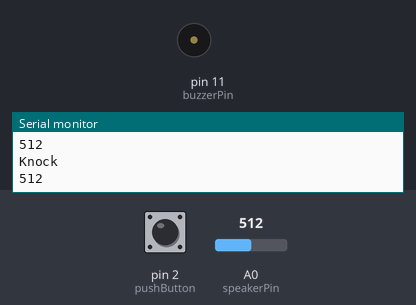
Recording of a sketch running on a simulated Arduino Uno, built with avr-gcc and run on an emulated ATmega328P. On the bench: buzzer (waves = sounding), the last lines printed to the serial monitor. Inputs (shaded band) come from the test bench; at power-on: A0 (speakerPin) = 512, pin 2 (pushButton) HIGH.

Above: at 1.2 s.
1.3 s: A0 (speakerPin) set to 0
4.3 s: pin 2 (pushButton) pulled LOW for 0.15 s
7.4 s: pin 2 (pushButton) pulled LOW for 1 s
At 11.35 s:
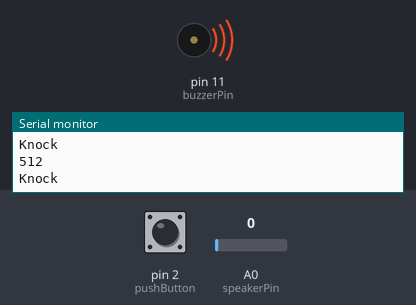
11.4 s: pin 2 (pushButton) pulled LOW for 3.2 s
At 11.7 s:
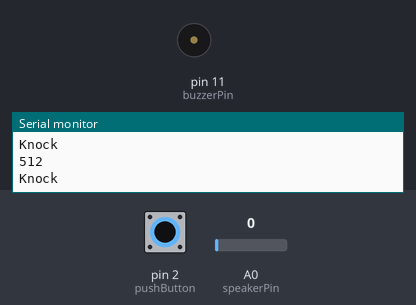
Timing chart, 0 to 17.8 s (numbered marks = the images above; inputs shaded):
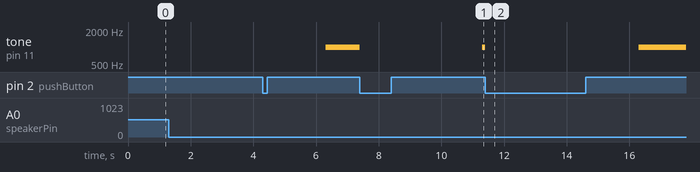

Measured:
- after the input at 7.4 s, tone on pin 11 (buzzerPin): 1000 Hz → silent at once, → 1000 Hz 3.9 s later
- after the input at 11.4 s, tone on pin 11 (buzzerPin): 1000 Hz → silent at once, → 1000 Hz 4.9 s later

The sketch:

sketch_nov11a.ino
```cpp
const int speakerPin = A0;
int speakerValue = 0;

const int threshold = 1;

unsigned long previousMillis = 0;
unsigned long currentMillis = 0;
const long interval = 5000;

const int buzzerPin = 11;
int buzzerTone = 1000;
int buzzerState = 0;

const int pushButton = 2;
int buttonState = 0;

void setup() {
   pinMode(speakerPin, INPUT);
   pinMode(buzzerPin, OUTPUT);
   pinMode(pushButton, INPUT_PULLUP);
   Serial.begin(9600);
}

void loop() {

   speakerValue = analogRead(speakerPin);
   if (speakerValue != 0)
   Serial.println(speakerValue);

   if (speakerValue > threshold) {
       Serial.println("Knock");
       buzzerState = 1;
   }

   currentMillis = millis();

   if (buzzerState == 1){
     previousMillis = currentMillis;
     buzzerState = 0;
   }

   if (currentMillis - previousMillis >= interval) {
     tone(buzzerPin, buzzerTone);
     previousMillis = currentMillis;
   }

   buttonState = digitalRead(pushButton);

   if (buttonState == LOW){
     noTone(buzzerPin);
   }
}
```
